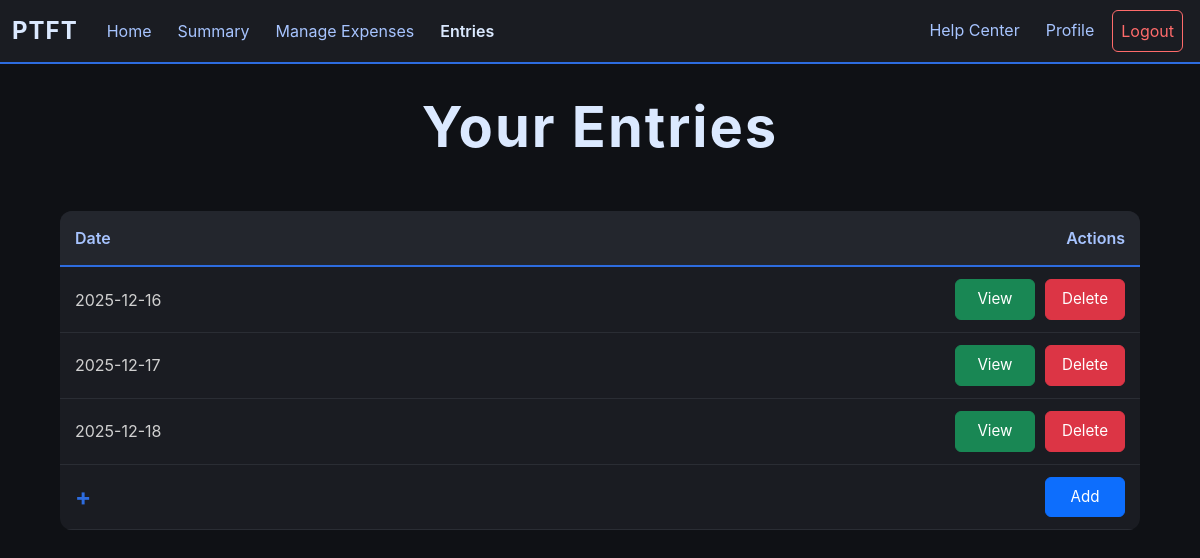
Before: /entry (signed in) with the older database file.
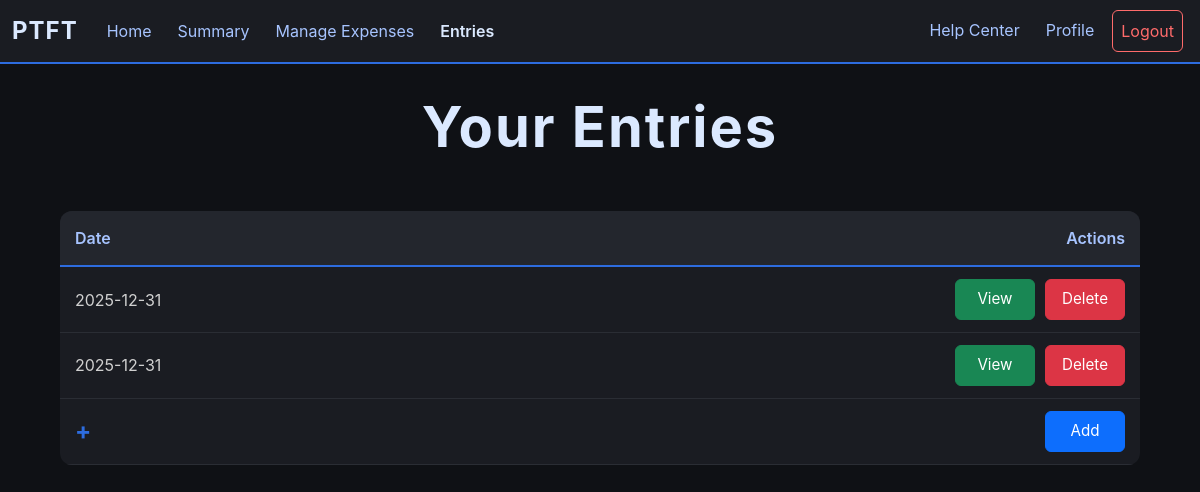
After: the same page with the newer database file.
### app/models.py (models this page shows, shortened)
class Entry(db.Model):        #Stores each entry per user
    id = db.Column(db.Integer, primary_key = True)
    user_id = db.Column(db.Integer, db.ForeignKey("user.id"))
    income = db.Column(db.Float, default = 0.0)
    date = db.Column(db.Integer, default = date.today())

### app/routes/entry.py (the view)
@entry.route("/entry", methods = ["GET"])
def all_entry():
    if helper.check_login():
        if request.method == "GET":     #Displays all user entries
            return render_template("entry.html", entries = Entry.query.filter_by(user_id = session["user_id"]).all())
    else:
        return redirect(url_for("user.login"))

### app/helper.py (called while the page is built)
def check_login():
    return "user_id" in session

### app/templates/entry.html (shortened to what this page needs)
{% extends "budget_base.html" %}
{% block content %}
<div class="expense-container">
    <h1 class="main-title">Your Entries</h1>
    <table class="expense-table">
        <thead>
            <tr>
                <th style="width: 70%;">Date</th>
                <th style="width: 30%; text-align: right;">Actions</th>
            </tr>
        </thead>
        <tbody>
            {% for entry in entries %}
            <tr>
                <td>{{entry.date}}</td>
                <td class="button-cell">
                    <div class="button-group">
                        <a href="{{url_for('entry.view_entry', entry_id = entry.id)}}" class="btn btn-success">View</a>
                        <form action="{{url_for('entry.delete_entry', entry_id = entry.id)}}" method="POST">
                            <button type="submit" class="btn btn-danger">Delete</button>
                        </form>
                    </div>
                </td>
            </tr>
            {% endfor %}
            <tr class="add-row">
                <td>+</td>
                <td class="button-cell">
                    <form action="/add_entry" method="POST">
                        <button type="submit" class="btn btn-primary">Add</button>
                    </form>
                </td>
            </tr>
        </tbody>
    </table>
</div>
{% endblock %}

Changed rows visible on the page:
removed Entry: date "2025-12-16"
removed Entry: date "2025-12-17"
removed Entry: date "2025-12-18"
added Entry: date "2025-12-31"
added Entry: date "2025-12-31"
